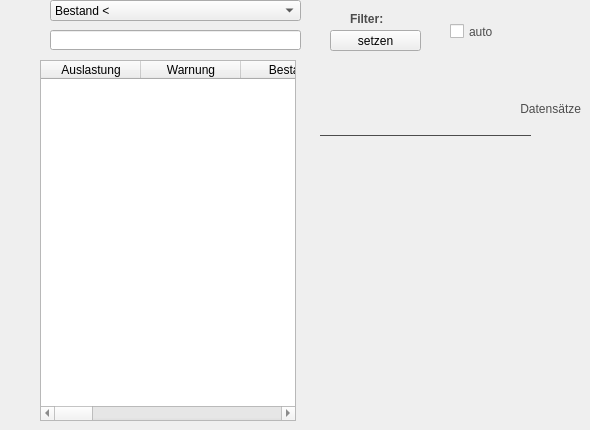
    <widget class="QWidget" name="tabInventory">
     <property name="palette">
      <palette>
       <active>
        <colorrole role="WindowText">
         <brush brushstyle="SolidPattern">
          <color alpha="255">
           <red>76</red>
           <green>76</green>
           <blue>76</blue>
          </color>
         </brush>
        </colorrole>
       </active>
       <inactive>
        <colorrole role="WindowText">
         <brush brushstyle="SolidPattern">
          <color alpha="255">
           <red>76</red>
           <green>76</green>
           <blue>76</blue>
          </color>
         </brush>
        </colorrole>
       </inactive>
       <disabled>
        <colorrole role="WindowText">
         <brush brushstyle="SolidPattern">
          <color alpha="255">
           <red>159</red>
           <green>158</green>
           <blue>158</blue>
          </color>
         </brush>
        </colorrole>
       </disabled>
      </palette>
     </property>
     <attribute name="title">
      <string>Lagerbestand</string>
     </attribute>
     <widget class="QTableWidget" name="tableWidgetInventory">
      <property name="geometry">
       <rect>
        <x>40</x>
        <y>60</y>
        <width>256</width>
        <height>361</height>
       </rect>
      </property>
      <property name="editTriggers">
       <set>QAbstractItemView::NoEditTriggers</set>
      </property>
      <property name="alternatingRowColors">
       <bool>true</bool>
      </property>
      <property name="selectionMode">
       <enum>QAbstractItemView::SingleSelection</enum>
      </property>
      <property name="selectionBehavior">
       <enum>QAbstractItemView::SelectRows</enum>
      </property>
      <property name="sortingEnabled">
       <bool>true</bool>
      </property>
      <attribute name="horizontalHeaderShowSortIndicator" stdset="0">
       <bool>true</bool>
      </attribute>
      <column>
       <property name="text">
        <string>Auslastung</string>
       </property>
      </column>
      <column>
       <property name="text">
        <string>Warnung</string>
       </property>
      </column>
      <column>
       <property name="text">
        <string>Bestand</string>
       </property>
      </column>
      <column>
       <property name="text">
        <string>bestellt / Anz.Bestell.</string>
       </property>
      </column>
      <column>
       <property name="text">
        <string>Lagerkapazität</string>
       </property>
      </column>
      <column>
       <property name="text">
        <string>Artikelbezeichnung</string>
       </property>
      </column>
      <column>
       <property name="text">
        <string>1.Artikelnummer</string>
       </property>
      </column>
      <column>
       <property name="text">
        <string>2.Artikelnummer</string>
       </property>
      </column>
      <column>
       <property name="text">
        <string>Hersteller</string>
       </property>
      </column>
      <column>
       <property name="text">
        <string>Warengruppe</string>
       </property>
      </column>
      <column>
       <property name="text">
        <string>Kommentar</string>
       </property>
      </column>
      <column>
       <property name="text">
        <string>ID</string>
       </property>
      </column>
     </widget>
     <widget class="QComboBox" name="comboBoxMaskInventory">
      <property name="geometry">
       <rect>
        <x>50</x>
        <y>0</y>
        <width>251</width>
        <height>21</height>
       </rect>
      </property>
      <item>
       <property name="text">
        <string>Bestand &lt;</string>
       </property>
      </item>
      <item>
       <property name="text">
        <string>Bestand &gt;</string>
       </property>
      </item>
      <item>
       <property name="text">
        <string>Kapazität &lt;</string>
       </property>
      </item>
      <item>
       <property name="text">
        <string>Kapazität &gt;</string>
       </property>
      </item>
      <item>
       <property name="text">
        <string>Lagerauslastung (%) &lt;</string>
       </property>
      </item>
      <item>
       <property name="text">
        <string>Lagerauslastung (%) &gt;</string>
       </property>
      </item>
      <item>
       <property name="text">
        <string>Artikelbezeichnung</string>
       </property>
      </item>
      <item>
       <property name="text">
        <string>1.Artikelnummer</string>
       </property>
      </item>
      <item>
       <property name="text">
        <string>2.Artikelnummer</string>
       </property>
      </item>
      <item>
       <property name="text">
        <string>Hersteller</string>
       </property>
      </item>
      <item>
       <property name="text">
        <string>Warengruppe</string>
       </property>
      </item>
      <item>
       <property name="text">
        <string>Einheit</string>
       </property>
      </item>
      <item>
       <property name="text">
        <string>Kommentar</string>
       </property>
      </item>
     </widget>
     <widget class="QPushButton" name="pushButtonMaskSetInventory">
      <property name="geometry">
       <rect>
        <x>330</x>
        <y>30</y>
        <width>91</width>
        <height>21</height>
       </rect>
      </property>
      <property name="text">
       <string>setzen</string>
      </property>
     </widget>
     <widget class="QCheckBox" name="checkBoxAutoSearchInventory">
      <property name="geometry">
       <rect>
        <x>450</x>
        <y>20</y>
        <width>93</width>
        <height>23</height>
       </rect>
      </property>
      <property name="text">
       <string>auto</string>
      </property>
      <property name="checked">
       <bool>false</bool>
      </property>
     </widget>
     <widget class="QLineEdit" name="lineEditInventoryMask">
      <property name="geometry">
       <rect>
        <x>50</x>
        <y>30</y>
        <width>251</width>
        <height>20</height>
       </rect>
      </property>
     </widget>
     <widget class="QLabel" name="labelMaskInventory">
      <property name="geometry">
       <rect>
        <x>350</x>
        <y>10</y>
        <width>71</width>
        <height>18</height>
       </rect>
      </property>
      <property name="font">
       <font>
        <weight>75</weight>
        <bold>true</bold>
       </font>
      </property>
      <property name="text">
       <string>Filter:</string>
      </property>
     </widget>
     <widget class="Line" name="lineInventory">
      <property name="geometry">
       <rect>
        <x>320</x>
        <y>120</y>
        <width>211</width>
        <height>31</height>
       </rect>
      </property>
      <property name="frameShadow">
       <enum>QFrame::Plain</enum>
      </property>
      <property name="lineWidth">
       <number>1</number>
      </property>
      <property name="midLineWidth">
       <number>0</number>
      </property>
      <property name="orientation">
       <enum>Qt::Horizontal</enum>
      </property>
     </widget>
     <widget class="QLabel" name="labelCountInventory">
      <property name="geometry">
       <rect>
        <x>450</x>
        <y>100</y>
        <width>131</width>
        <height>18</height>
       </rect>
      </property>
      <property name="text">
       <string>Datensätze</string>
      </property>
      <property name="alignment">
       <set>Qt::AlignRight|Qt::AlignTrailing|Qt::AlignVCenter</set>
      </property>
     </widget>
    </widget>
